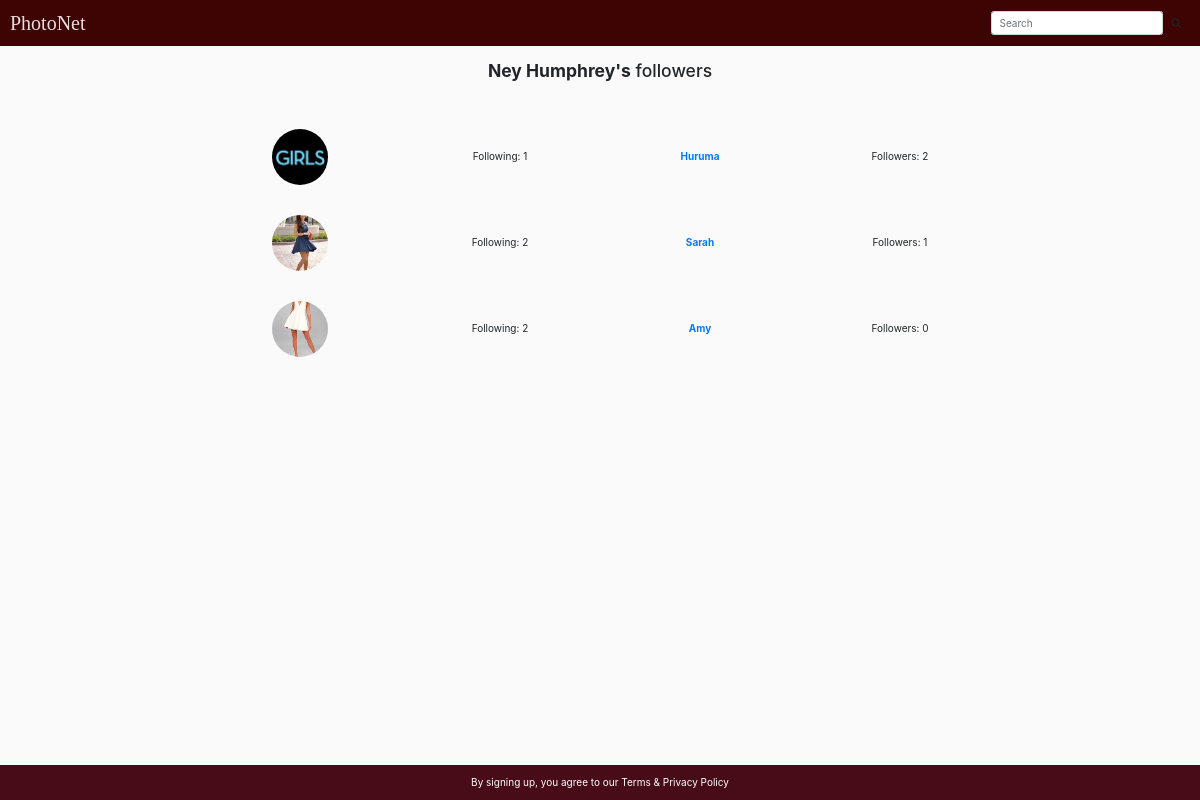
The app's page /followers/9 with its own data.
### album/models.py (models this page shows)
class UserExtended(models.Model):
    user = models.OneToOneField(User, on_delete=models.CASCADE)
    avatar = models.ImageField(upload_to=get_avatar_upload_path, default="no_avatar.png")
    following = models.ManyToManyField("self", symmetrical=False, related_name="followers")

### album/views.py (the view)
# urls.py: path("followers/<int:user_id>", views.followers, name="followers"),
def followers(request, user_id):
    user_ex = UserExtended.objects.get(user__id=user_id)
    context = {
        "user_ex": user_ex,
        "followers": user_ex.followers.all()
    }
    return render(request, "album/followers.html", context)

### album/templates/album/followers.html
{% extends "album/layout.html" %} {% load static %} {% block title %} {{ user_ex.user.username }}'s followers | PhotoNet {% endblock %} {% block import_scripts %} {% endblock %} {% block main %}
<div class="container-fluid">
    <div class="row">
        <div class="col-xl-8 offset-xl-2 col-lg-10 offset-lg-1 text-center">
            <h3 class="caption"><strong>{{ user_ex.user.username }}'s</strong> followers</h3>
        </div>
        <div class="col-xl-8 offset-xl-2 col-lg-10 offset-lg-1">
            {% for user in followers %} {% include "album/layout3.html" %} {% endfor %}
        </div>
    </div>
</div>
{% endblock %}

### album/templates/album/layout.html (shortened to what this page needs)
<!DOCTYPE html> {% load static %}
<html lang="ru">
<head>
    <link rel="stylesheet" href="https://stackpath.bootstrapcdn.com/bootstrap/4.3.1/css/bootstrap.min.css">
    <link href="{% static 'album/css/style.css' %}" rel="stylesheet">
</head>
<body>
    <nav class="navbar navbar-expand-md navbar-light bg-primary fixed-top d-flex">
        <div class="collapse navbar-collapse" id="navbarToggler">
            <a id="brand-logo" class="navbar-brand mr-auto fancy-font" href="{% url 'index' %}">PhotoNet</a>
            <form id="search-form" class="form-inline" action="{% url 'search' %}" method="get">
                <input id="search-query" class="form-control" type="search" name="q" placeholder="Search">
                <button id="search-btn" class="btn" type="submit"><i class="fas fa-search"></i></button>
            </form>
        </div>
    </nav>
    <main>
        {% block main %} {% endblock %}
    </main>
    <footer class="bg-info fixed-bottom">
        <p class="text-center" style="color:white;">
            By signing up, you agree to our Terms & Privacy Policy
        </p>
    </footer>
</body>
</html>

### album/templates/album/layout3.html
<div class="user-entity">
    <div class="row d-flex align-items-center">
        <div class="col-6 col-lg col-xl text-center">
            <a href="{% url 'user' user.user.id %}">
                <img class="avatar-profile avatar-profile-big" src="{{ user.avatar.url }}" alt="{{ user.user.username }} avatar" title="{{ user.user.username }}">
            </a>
        </div>
        <div class="col-6 order-1 col-lg col-xl text-center">
            <a href="{% url 'user' user.user.id %}">
                <p>{{ user.user.username }}</p>
            </a>
        </div>
        <div class="col-6 order-12 col-lg col-xl text-center">
            Followers: <span>{{ user.followers.count }}</span>
        </div>
        <div class="col-6 col-lg col-xl text-center">
            Following: <span>{{ user.following.count }}</span>
        </div>
    </div>
</div>

### album/static/album/CSS/style.css (style rules this page uses)
.fancy-font { font-family: 'Times New Roman', 'Times New Roman', Times, serif; }
nav.navbar .navbar-brand { font-size: 2em; }
.navbar-light .navbar-brand { color: #f8f5f5e6; }
main { margin-top: 6em; margin-bottom: 5em; }
footer p { margin: 1em auto; }
input#search-query { width: auto; }
.avatar-profile { border-radius: 50%; }
.avatar-profile-big { width: 33%; }
.caption { margin-bottom: 1em; }
.user-entity:not(:last-child) { margin-bottom: 1em; }
.user-entity p { font-weight: bold; margin-bottom: 0; }
* { margin: 0px; padding: 0px; }
body { background-color: #eee; }
.bg-info { background-color: #470c17!important; }
.bg-primary { background-color: #3e0404!important; }
*, *::before, *::after { margin: 0; padding: 0; box-sizing: inherit; }
html { font-size: 10px; box-sizing: border-box; }
a { text-decoration: none; }
body { background-color: #fafafa; }
footer { padding: 0rem 0; }
.row { display: -ms-flexbox; display: flex; -ms-flex-wrap: wrap; flex-wrap: wrap; margin-right: -15px; margin-left: -15px; margin-top: 30px; }

### records on screen
UserExtended: user.username "Ney Humphrey"
UserExtended: avatar (picture), user.username "Huruma", followers.count "2", following.count "1"
UserExtended: avatar (picture), user.username "Sarah", followers.count "1", following.count "2"
UserExtended: avatar (picture), user.username "Amy", followers.count "0", following.count "2"
